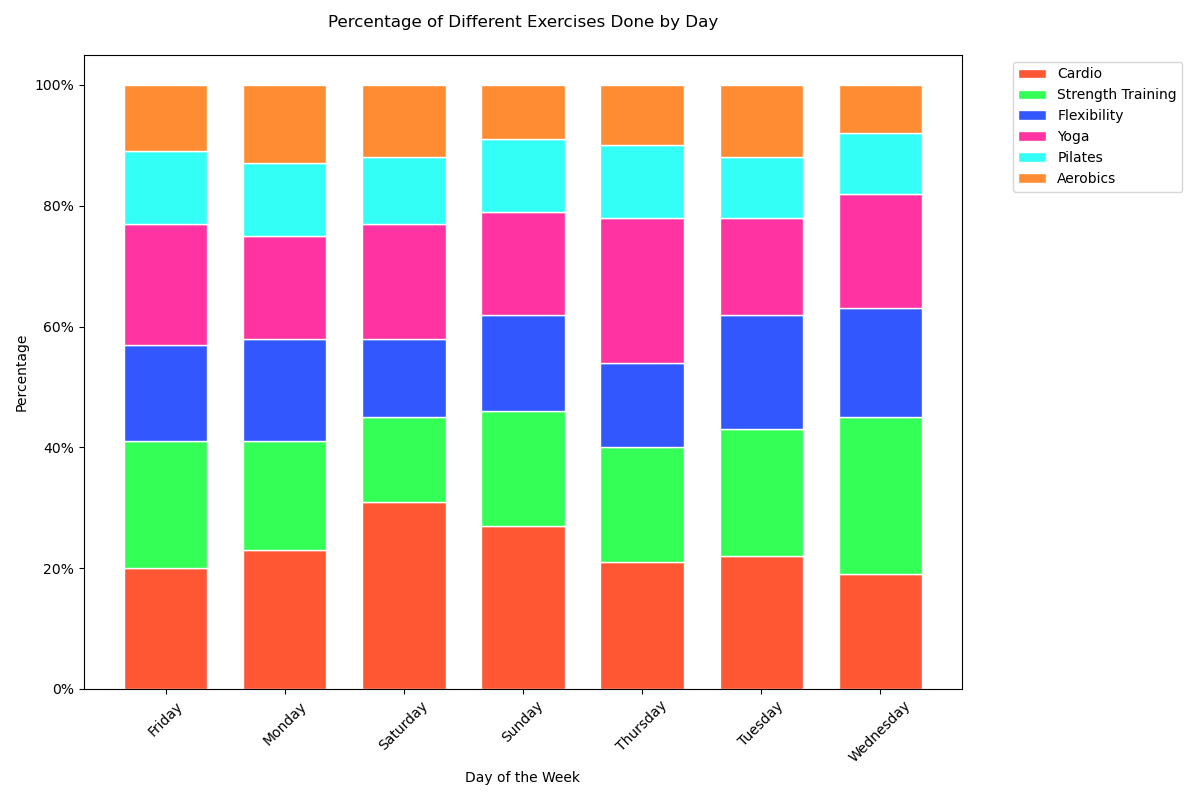

Here is the Python script that generated this plot:

import seaborn as sns
import matplotlib.pyplot as plt
import pandas as pd

# Define the data
data = [
    {'Day': 'Monday', 'Cardio': 0.23, 'Strength Training': 0.18, 'Flexibility': 0.17, 'Yoga': 0.17, 'Pilates': 0.12, 'Aerobics': 0.13},
    {'Day': 'Tuesday', 'Cardio': 0.22, 'Strength Training': 0.21, 'Flexibility': 0.19, 'Yoga': 0.16, 'Pilates': 0.10, 'Aerobics': 0.12},
    {'Day': 'Wednesday', 'Cardio': 0.19, 'Strength Training': 0.26, 'Flexibility': 0.18, 'Yoga': 0.19, 'Pilates': 0.10, 'Aerobics': 0.08},
    {'Day': 'Thursday', 'Cardio': 0.21, 'Strength Training': 0.19, 'Flexibility': 0.14, 'Yoga': 0.24, 'Pilates': 0.12, 'Aerobics': 0.10},
    {'Day': 'Friday', 'Cardio': 0.20, 'Strength Training': 0.21, 'Flexibility': 0.16, 'Yoga': 0.20, 'Pilates': 0.12, 'Aerobics': 0.11},
    {'Day': 'Saturday', 'Cardio': 0.31, 'Strength Training': 0.14, 'Flexibility': 0.13, 'Yoga': 0.19, 'Pilates': 0.11, 'Aerobics': 0.12},
    {'Day': 'Sunday', 'Cardio': 0.27, 'Strength Training': 0.19, 'Flexibility': 0.16, 'Yoga': 0.17, 'Pilates': 0.12, 'Aerobics': 0.09}
]

# Transform data into a pandas DataFrame
df = pd.DataFrame(data)

# Prepare data for 100% stacked bar chart
df.set_index('Day', inplace=True)
df.sort_index(inplace=True)

# Calculate cumulative sum for stacking
cumsum_df = df.cumsum(axis=1)

# Start plotting
fig, ax = plt.subplots(figsize=(12, 8))

# Plotting each layer of the stacked bar
colors = ['#FF5733', '#33FF57', '#3357FF', '#FF33A1', '#33FFF6', '#FF8C33']
width = 0.7  # Change the width of the bars
for i, col in enumerate(df.columns):
    ax.bar(df.index, df[col], bottom=cumsum_df[col] - df[col], color=colors[i], edgecolor='white', width=width)

# Customizing the plot
plt.xticks(rotation=45)
plt.yticks(ticks=[0, 0.2, 0.4, 0.6, 0.8, 1], labels=['0%', '20%', '40%', '60%', '80%', '100%'])
plt.xlabel('Day of the Week')
plt.ylabel('Percentage')
plt.title('Percentage of Different Exercises Done by Day', pad=20)
plt.legend(df.columns, bbox_to_anchor=(1.05, 1), loc='upper left')
plt.tight_layout()

# Show the plot
plt.show()
